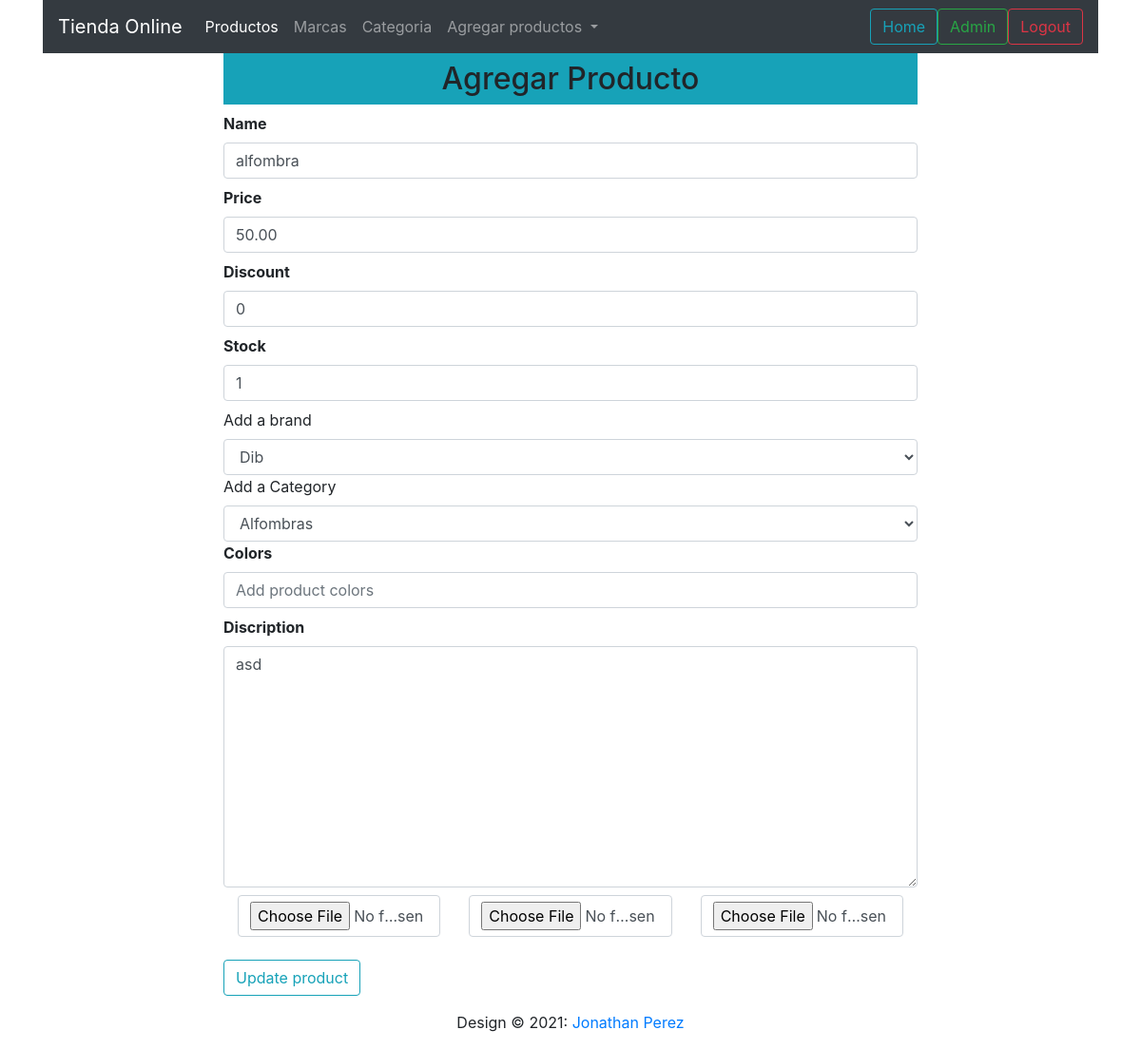
The page /updateproduct/1 on the database as committed earlier.
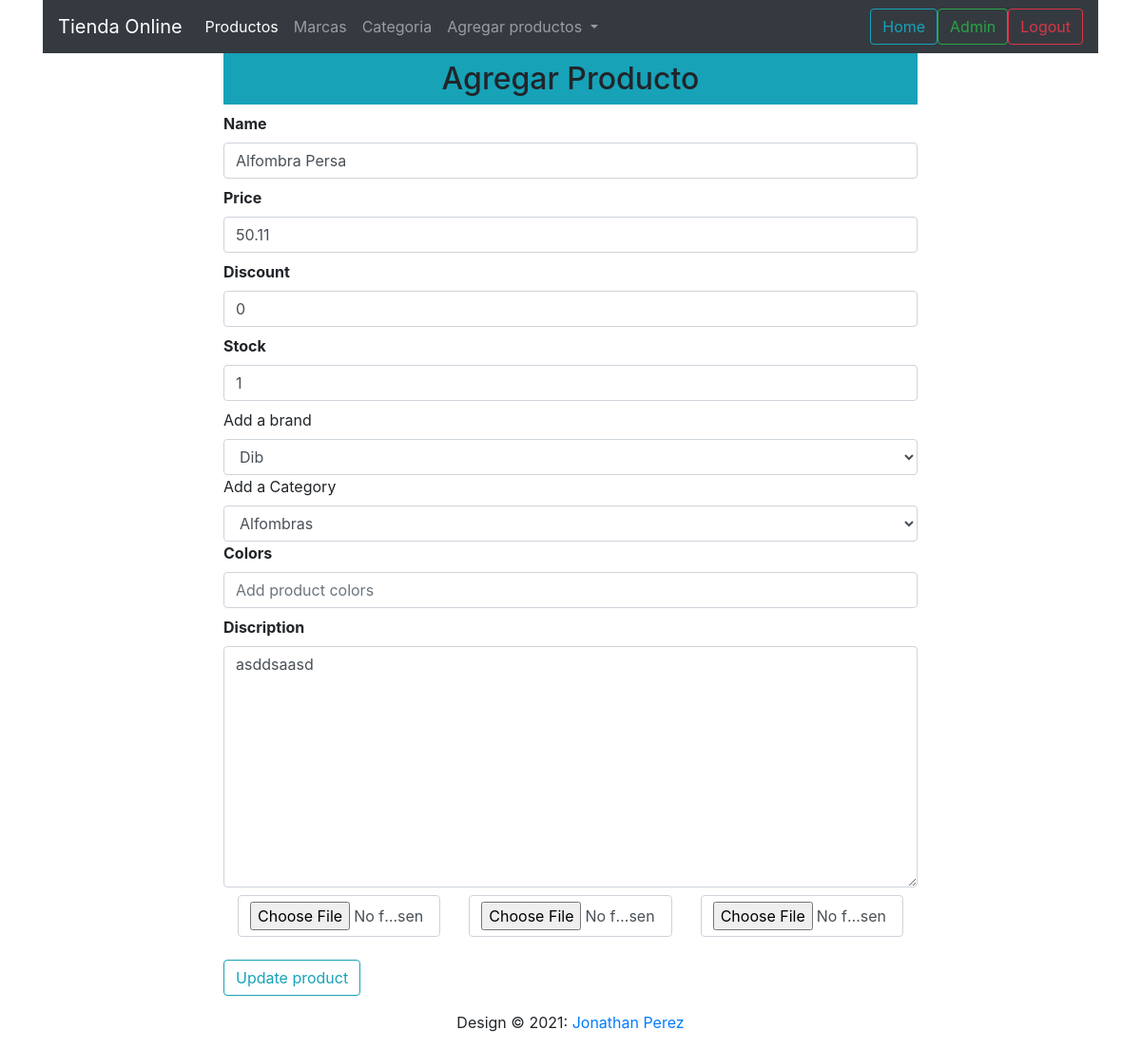
The same page on the database as committed later.
### shop/products/models.py (models this page shows, shortened)
class Addproduct(db.Model):
    id = db.Column(db.Integer, primary_key=True)
    name = db.Column(db.String(80), nullable=False)
    price = db.Column(db.Numeric(10, 2), nullable=False)
    discount = db.Column(db.Integer, default=0)
    stock = db.Column(db.Integer, nullable=False)
    colors = db.Column(db.Text, nullable=False)
    desc = db.Column(db.Text, nullable=False)
    pub_date = db.Column(db.DateTime, nullable=False, default=datetime.utcnow)
    category_id = db.Column(db.Integer, db.ForeignKey('category.id'), nullable=False)
    category = db.relationship('Category', backref=db.backref('categories', lazy=True))
    brand_id = db.Column(db.Integer, db.ForeignKey('brand.id'), nullable=False)
    brand = db.relationship('Brand', backref=db.backref('brands', lazy=True))
    image_1 = db.Column(db.String(150), nullable=False, default='image1.jpg')
    image_2 = db.Column(db.String(150), nullable=False, default='image2.jpg')
    image_3 = db.Column(db.String(150), nullable=False, default='image3.jpg')

class Brand(db.Model):
    id = db.Column(db.Integer, primary_key=True)
    name = db.Column(db.String(30), nullable=False, unique=True)

class Category(db.Model):
    id = db.Column(db.Integer, primary_key=True)
    name = db.Column(db.String(30), nullable=False, unique=True)

### shop/products/routes.py (the view, shortened to what this page needs)
@app.route('/updateproduct/<int:id>', methods=['GET', 'POST'])
def updateproduct(id):
    brands = Brand.query.all()
    categories = Category.query.all()
    product = Addproduct.query.get_or_404(id)
    brand = request.form.get('brand')
    category = request.form.get('category')
    form = Addproducts(request.form)
    form.name.data = product.name
    form.price.data = product.price
    form.discription.data = product.discount
    form.stock.data = product.stock
    form.discription.data = product.desc
    return render_template('products/updateproduct.html', form=form, product=product, categories=categories, brands=brands)

### shop/products/forms.py
class Addproducts(Form):
    name = StringField('Name', [validators.DataRequired()])
    price = DecimalField('Price', [validators.DataRequired()])
    discount = IntegerField('Discount', default=0)
    stock = IntegerField('Stock', [validators.DataRequired()])
    colors = StringField('Colors', [validators.DataRequired()])
    discription = TextAreaField('Discription', [validators.DataRequired()])
    image_1 = FileField('Image 1', validators=[FileRequired(), FileAllowed(['jpg','png','gif','jpeg'])])
    image_2 = FileField('Image 2', validators=[FileRequired(), FileAllowed(['jpg','png','gif','jpeg'])])
    image_3 = FileField('Image 3', validators=[FileRequired(), FileAllowed(['jpg','png','gif','jpeg'])])

### shop/templates/products/updateproduct.html (shortened to what this page needs)
{% extends 'layout.html'%}
{% block content %}
<div class="container">
        <nav class="navbar navbar-expand-lg navbar-dark bg-dark">
            <a class="navbar-brand" href="{{url_for('admin')}}">Tienda Online</a>
            <div class="collapse navbar-collapse" id="navbarNavDropdown">
              <ul class="navbar-nav">
                <li class="nav-item active">
                  <a class="nav-link" href="{{url_for('admin')}}">Productos <span class="sr-only">(current)</span></a>
                </li>
                <li class="nav-item">
                  <a class="nav-link" href="{{url_for('brands')}}">Marcas</a>
                </li>
                <li class="nav-item">
                  <a class="nav-link" href="{{url_for('category')}}">Categoria</a>
                </li>
                <li class="nav-item dropdown">
                  <a class="nav-link dropdown-toggle" href="#" id="navbarDropdownMenuLink" role="button" data-toggle="dropdown" aria-haspopup="true" aria-expanded="false">
                    Agregar productos
                  </a>
                </li>
              </ul>
            </div>
            <a href=""<button class="btn btn-outline-info me-2" type="button">Home</button></a>
            <a href="{{url_for('admin')}}"><button class="btn btn-outline-success me-2" type="button">Admin</button></a>
            <a href="{{url_for('logout')}}"><button class="btn btn-outline-danger me-2" type="button">Logout</button></a>
          </nav>
    </div>
<div class="container">
    <div class="row">
        <div class="col-md-2"></div>
            <div class="col-md-8">
                <h2 class="text-center bg-info p-2"> Agregar Producto</h2>
                {% from '_formhelpers.html' import render_field %}
                <form action="" method="POST" enctype="multipart/form-data">
                    {{ render_field(form.name, class="form-control", placeholder="Add product name")}}
                    {{ render_field(form.price, class="form-control", placeholder="Add product price")}}
                    {{ render_field(form.discount, class="form-control", placeholder="Add product discount")}}
                    {{ render_field(form.stock, class="form-control", placeholder="Add product stock")}}
                    <label for="brand">Add a brand</label>
                    <select name="brand" id="brand" class="form-control" required>
                        <option value="{{product.brand_id}}"> {{product.brand.name}}</option>
                    </select>
                      <label for="category">Add a Category</label>
                    <select name="category" id="category" class="form-control" required>
                        <option value="{{product.category_id}}"> {{product.category.name}}</option>
                    </select>
                    {{ render_field(form.colors, class="form-control", placeholder="Add product colors")}}
                    {{ render_field(form.discription, class="form-control", placeholder="Add product detail", rows="10")}}
                    <div class="container">
                        <div class="row">
                            <div class="col-md-4"><input type="file" name="image_1" class="form-control"></div>
                            <div class="col-md-4"><input type="file" name="image_2" class="form-control"></div>
                            <div class="col-md-4"><input type="file" name="image_3" class="form-control"></div>
                        </div>
                    </div>
                    <button type="submit" class="btn btn-outline-info mt-4">Update product</button>
                </form>
             </div>
        <div class="col-md-2"></div>
    </div>
</div>
{% endblock content %}

### shop/templates/layout.html (shortened to what this page needs)
<!doctype html>
<html lang="en">
  <head>
    <link rel="stylesheet" href="https://maxcdn.bootstrapcdn.com/bootstrap/4.0.0/css/bootstrap.min.css">
  </head>
  <body>
  {% block content%}
  {% endblock %}
  <footer class="page-footer font-small blue">
    <div class="footer-copyright text-center py-3"> Design © 2021:
      <a href=""> Jonathan Perez</a>
    </div>
  </footer>
  </body>
</html>

Rows that differ between the two databases and show on the page:
changed Addproduct: name "alfombra" → "Alfombra Persa"; price "50.00" → "50.11"
Other text that changed with them:
form field discription: "asd" → "asddsaasd"
